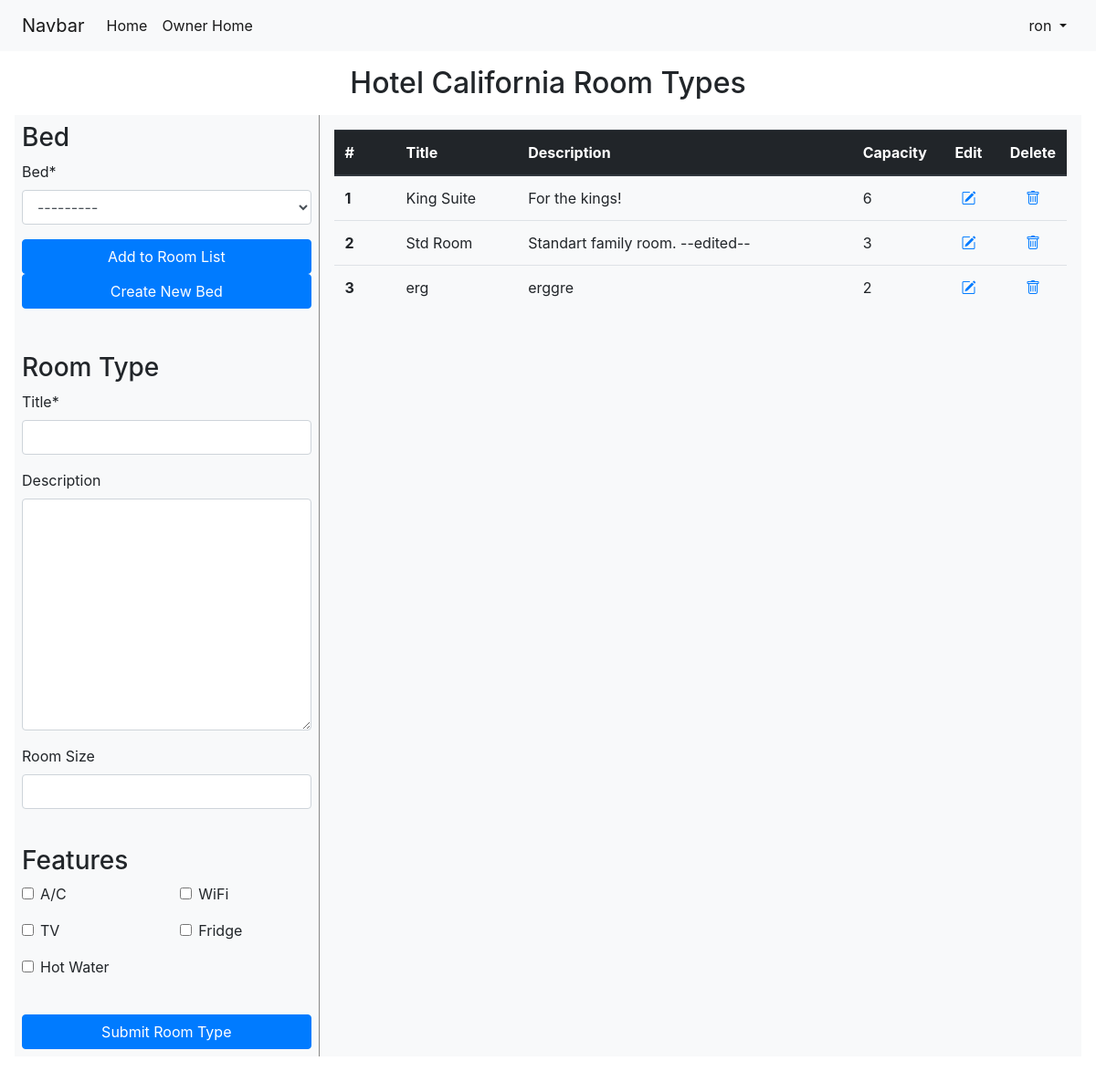
The app's page /manager/2/room_types (signed in) with its own data.
### main/models.py (models this page shows, shortened)
class User(AbstractUser):
    def is_owner(self):
        return hasattr(self, 'owner')

### manager/models.py (models this page shows, shortened)
class Hotel(models.Model):
    owners = models.ManyToManyField(Owner)
    name = models.CharField(max_length=128)
    country = models.ForeignKey('main.Country', on_delete=models.SET_NULL, null=True, related_name='hotels')
    state = models.CharField(max_length=32, null=True, blank=True)
    city = models.CharField(max_length=32)
    address_line_1 = models.CharField(max_length=64)
    address_line_2 = models.CharField(max_length=64, null=True, blank=True)
    zipcode = models.CharField(max_length=16)
    email = models.EmailField(max_length=256)
    phone_number = PhoneNumberField()

class RoomType(models.Model):
    title = models.CharField(max_length=32, unique=True)
    description = models.CharField(max_length=512, null=True, blank=True)
    hotel = models.ForeignKey(Hotel, on_delete=models.CASCADE, related_name='room_types')
    room_size = models.DecimalField(max_digits=4, decimal_places=2, null=True, blank=True)
    has_air_con = models.BooleanField(default=False, verbose_name="A/C")
    has_wifi = models.BooleanField(default=False, verbose_name="wifi")
    has_tv = models.BooleanField(default=False, verbose_name="TV")
    has_fridge = models.BooleanField(default=False, verbose_name="fridge")
    has_hot_water = models.BooleanField(default=False, verbose_name="hot water")
    def get_capacity(self):
        capacity = 0
        room_beds = self.room_beds.all()
        for room_bed in room_beds:
            capacity += room_bed.bed.capacity * room_bed.quantity
        return capacity

class RoomBed(models.Model):
    room_type = models.ForeignKey(RoomType, on_delete=models.CASCADE, related_name='room_beds')
    bed = models.ForeignKey(Bed, on_delete=models.CASCADE)
    quantity = models.PositiveSmallIntegerField()

class Bed(models.Model):
    name = models.CharField(max_length=64)
    capacity = models.PositiveSmallIntegerField()
    description = models.CharField(max_length=64, null=True, blank=True)
    hotel = models.ForeignKey(Hotel, on_delete=models.CASCADE, related_name='beds', null=True, blank=True) # for custom defined beds.
    is_general = models.BooleanField(default=False) # for general use beds.
    def __str__(self):
        return self.name

### manager/views.py (the view, shortened to what this page needs)
# urls.py: path('<int:hotel_id>/room_types', views.RoomTypesView.as_view(), name='room_types'),
class RoomTypesView(HotelOwnerMixin, View):
    form_class = CreateRoomTypeForm
    def setup(self, request, *args, **kwargs):
        if hasattr(self, 'get') and not hasattr(self, 'head'):
            self.head = self.get
        self.request = request
        self.args = args
        self.kwargs = kwargs
        hotel_id = kwargs['hotel_id']
        self.hotel = Hotel.objects.get(id=hotel_id)
        self.room_type_form = CreateRoomTypeForm()
        self.bed_form = BedForm()
        self.room_bed_form = RoomBedForm()
    def get(self, request, *args, **kwargs):
        beds = Bed.objects.filter(is_general=True).filter(hotel=self.hotel)
        room_types = RoomType.objects.filter(hotel=self.hotel)
        context = {
            'create': True,
            'hotel': self.hotel,
            'room_type_form': self.room_type_form,
            'bed_form': self.bed_form,
            'room_bed_form': self.room_bed_form,
            'room_types': room_types,
            'beds': beds,
        }
        return render(self.request, 'manager/room_types.html', context)

### manager/forms.py
class CreateRoomTypeForm(forms.ModelForm):
    class Meta:
        model = RoomType
        exclude = ['hotel']
        widgets = {
            'title': forms.TextInput(attrs={'class': 'form-control'}),
            'description': forms.Textarea(attrs={'class': 'form-control'}),
            'room_size': forms.NumberInput(attrs={'class': 'form-control'}),
            'has_air_con': forms.CheckboxInput(attrs={'class': 'form-check-input', 'type': 'checkbox'}),
            'has_wifi': forms.CheckboxInput(attrs={'class': 'form-check-input', 'type': 'checkbox'}),
            'has_tv': forms.CheckboxInput(attrs={'class': 'form-check-input', 'type': 'checkbox'}),
            'has_fridge': forms.CheckboxInput(attrs={'class': 'form-check-input', 'type': 'checkbox'}),
            'has_hot_water': forms.CheckboxInput(attrs={'class': 'form-check-input', 'type': 'checkbox'}),
        }
        labels = {
            'title': 'Title',
            'description': 'Description',
            'room_size': 'Room Size',
            'has_air_con': 'A/C',
            'has_wifi': 'WiFi',
            'has_tv': 'TV',
            'has_fridge': 'Fridge',
            'has_hot_water': 'Hot Water',
        }

class BedForm(forms.ModelForm):
    class Meta:
        model = Bed
        fields = ['name', 'capacity', 'description']
        widgets = {
            'name': forms.TextInput(attrs={'class': 'form-control'}),
            'capacity': forms.NumberInput(attrs={'class': 'form-control'}),
            'description': forms.TextInput(attrs={'class': 'form-control'}),
        }
        labels = {
            'name': 'Name',
            'capacity': 'Capacity',
            'description': 'Description'
        }

### manager/mixins.py (called while the page is built)
    def dispatch(self, request, *args, **kwargs):
        if not request.user.is_authenticated:
            return self.handle_no_permission()
        if not hasattr(request.user, 'owner'):
            return HttpResponseRedirect(reverse('main:index'))
        id = kwargs['hotel_id']
        hotel = Hotel.objects.get(id=id)
        if not hotel in request.user.owner.hotel_set.all():
            raise PermissionDenied
        return super().dispatch(request, *args, **kwargs)

### manager/templates/manager/room_types.html (shortened to what this page needs)
{% extends 'main/layout.html'  %}
{% load static %}
{% block style %}
    <link rel="stylesheet" href="{% static 'manager/floor_manager.css' %}">
{% endblock %}
{% block body %}
{% load crispy_forms_tags %}
<h2 class="text-center m-3" id="main_title">{{hotel.name}} Room Types </h2>
<div class="d-flex  justify-content-center mb-5 px-3">
    {% if create %}
        <div class="container-sm bg-light p-2" style="border-right: 1px solid #888; width: 350px;">
                <div class="row mb-4">
                    <div class="col">
                        <h3>Bed</h3>
                        {% include 'manager/input_beds.html' %}
                        <div class="row mb-4">
                            <div class="col">
                                <button class="btn btn-primary btn-block" id="add-bed-button">Add to Room List</button>
                            </div>
                            <div class="col">
                                <button class="btn btn-primary btn-block" id="create-new-bed-btn">Create New Bed</button>
                            </div>
                        </div>
                    </div>
                </div>
            <form id="create-form" action="{% url 'manager:room_types' hotel.id %}" method="POST">
                <div class="row mb-4">
                    <div class="col">
                        <h3>Room Type</h3>
                        {{room_type_form.title|as_crispy_field}}
                        {{room_type_form.description|as_crispy_field}}
                        {{room_type_form.room_size|as_crispy_field}}
                    </div>
                </div>
                <div class="row mb-4">
                    <div class="col">
                        <h3>Features</h3>
                        <div class="row">
                            <div class="col">
                                {{room_type_form.has_air_con|as_crispy_field}}
                            </div>
                            <div class="col">
                                    {{room_type_form.has_wifi|as_crispy_field}}
                            </div>
                        </div>
                        <div class="row">
                            <div class="col">
                                    {{room_type_form.has_tv|as_crispy_field}}
                            </div>
                            <div class="col">
                                    {{room_type_form.has_fridge|as_crispy_field}}
                            </div>
                        </div>
                        <div class="row">
                            <div class="col">
                                    {{room_type_form.has_hot_water|as_crispy_field}}
                            </div>
                            <div class="col">
                            </div>
                        </div>
                    </div>
                </div>
                <div class="row">
                    <div class="col">
                        <input type="submit" value="Submit Room Type" class="btn btn-primary btn-block" >
                    </div>
                </div>
            </form>
        </div>
    {% endif %}
    {% if not room_types %}
        <div class="bg-light w-75 p-3">
            <div class="alert alert-warning" role="alert">
                No room types available.
            </div>
        </div>
    {% else %}
        {% include 'manager/table_room_types.html' with room_types=room_types hotel=hotel %}
    {% endif %}
</div>
{% endblock %}

### main/templates/main/layout.html (shortened to what this page needs)
<!doctype html>
<html lang="en">
  <head>
    <link rel="stylesheet" href="https://maxcdn.bootstrapcdn.com/bootstrap/4.0.0/css/bootstrap.min.css">
    <link rel="stylesheet" href="https://cdn.jsdelivr.net/npm/bootstrap-icons@1.8.1/font/bootstrap-icons.css">
    {% block style %}
    {% endblock %}
  </head>
  <body>
    <nav class="navbar navbar-expand-lg navbar-light bg-light px-4">
        <a class="navbar-brand" href="#">Navbar</a>
        <div class="collapse navbar-collapse" id="navbarSupportedContent">
          <ul class="navbar-nav mr-auto">
            <li class="nav-item active">
              <a class="nav-link" href="{% url 'main:index' %}">Home <span class="sr-only">(current)</span></a>
            </li>
            {% if user.is_authenticated %}
              {% if user.is_owner %}
                <li class="nav-item active">
                  <a class="nav-link" href="{% url 'manager:index' %}">Owner Home</a>
                </li>
              {% else %}
                <li class="nav-item active">
                  <a class="nav-link" href="{% url 'manager:register' %}">Register Owner</a>
                </li>
              {% endif %}
            {% else %}
              <li class="nav-item active">
                <a class="nav-link" href="{% url 'main:register' %}">Register</a>
              </li>
            {% endif %}
          </ul>
          <span>
            <ul class="navbar-nav mr-auto">
              {% if user.is_authenticated %}
                <li class="nav-item active dropdown">
                  <a class="nav-link dropdown-toggle" href="#" id="navbarDropdown" role="button" data-toggle="dropdown" aria-haspopup="true" aria-expanded="false">
                    {{user.username}}
                  </a>
                </li>
              {% else %}
                <li class="nav-item active">
                  <a class="nav-link" href="{% url 'main:login' %}">Login</a>
                </li>
              {% endif %}
            </ul>
          </span>
        </div>
    </nav>
    {% block body %}
    {% endblock %}
  </body>
</html>

### manager/templates/manager/table_room_types.html
{% load static %}
<div class="bg-light w-75 p-3 animate-table" id="table_room_types_div">
    <table class="table">
        <thead class="thead-dark">
        <tr>
            <th class="align-middle col-md-1" scope="col">#</th>
            <th class="align-middle col-md-2" scope="col">Title</th>
            <th class="align-middle" scope="col">Description</th>
            <th class="align-middle text-center col-md-1" scope="col">Capacity</th>
            <th class="align-middle text-center col-md-1" scope="col">Edit</th>
            <th class="align-middle text-center col-md-1" scope="col">Delete</th>
        </tr>
        </thead>
        <tbody>
            {% for room_type in room_types %}
                <tr>
                    <th scope="row">{{forloop.counter}}</th>
                    <td>{{ room_type.title }}</td>
                    <td>{{ room_type.description }}</td>
                    <td>{{room_type.get_capacity}}</td>
                    <td style="text-align: center;" class="align-middle">
                        <a href="{% url 'manager:room_types_edit' hotel_id=hotel.id pk=room_type.id %}"><i class="bi bi-pencil-square"></i></a>
                    </td>
                    <td style="text-align: center;" class="align-middle">
                        <a href="javascript:void(0);">
                            <i data-floor="{{room_type.id}}"
                                class="bi bi-trash"
                                hx-post="room_types/del/{{room_type.id}}"
                                hx-target="#table_room_types_div"
                                hx-trigger="confirmed"
                                hx-swap="outerHTML swap:100ms"
                                _="on click
                                    call Swal.fire({title: 'Confirm', text: 'Are you sure you want to delete the room type?'})
                                    if result.isConfirmed trigger confirmed"></i>
                        </a>
                    </td>
                </tr>
            {% endfor %}
        </tbody>
    </table>
</div>

### manager/static/manager/floor_manager.css (style rules this page uses)
.animate-table { opacity: 1; transition: opacity 300ms ease-out; }

### records on screen
User: username "ron"
Hotel: name "Hotel California"
RoomType: title "King Suite", description "For the kings!", get_capacity "6"
RoomType: title "Std Room", description "Standart family room. --edited--", get_capacity "3"
RoomType: title "erg", description "erggre", get_capacity "2"
